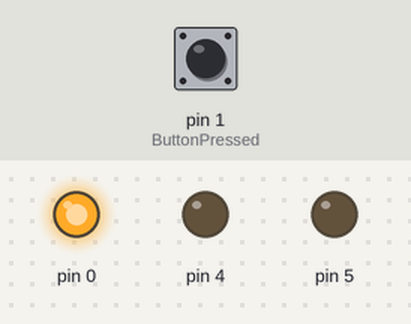
Bench run of a sketch on a simulated Arduino Uno, built with avr-gcc and run on an emulated ATmega328P. Parts: output pins drawn as LEDs (lit = HIGH). Dashed ring = blinking. The inputs (shaded band) are chosen by the test bench; at power-on: pin 1 (ButtonPressed) HIGH.

Above: at 1.2 s.
1.3 s: pin 1 (ButtonPressed) pulled LOW for 0.15 s
At 1.5 s:
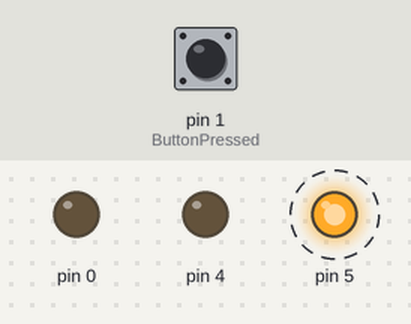
4.3 s: pin 1 (ButtonPressed) pulled LOW for 1 s
At 4.5 s:
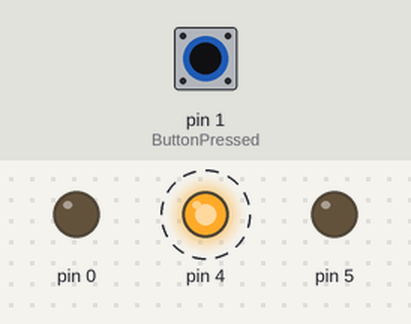
8.2 s: pin 1 (ButtonPressed) pulled LOW for 3.2 s
At 8.5 s:
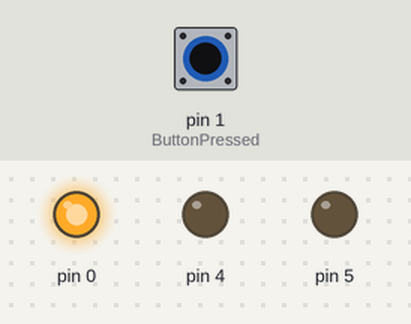
Timing chart, 0 to 11.2 s (numbered marks = the images above; inputs shaded):
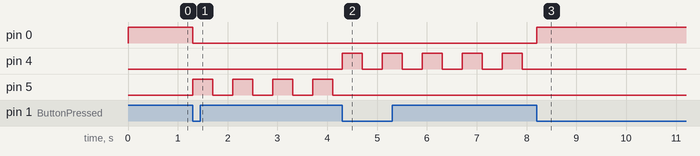

Measured:
- after the input at 1.3 s, pin 0: HIGH → LOW at once; pin 5: alternates HIGH for 0.40 s and LOW for 0.40 s, starting at once
- after the input at 4.3 s, pin 4: alternates HIGH for 0.40 s and LOW for 0.40 s, starting at once; pin 5: stops changing and stays LOW
- after the input at 8.2 s, pin 0: LOW → HIGH at once; pin 4: stops changing and stays LOW

The sketch:

TrafficLight.ino
```cpp
#include <PinChangeInt.h>

volatile uint8_t mode = 0;
volatile uint8_t lightstate = 0;
volatile unsigned long lasttime = 0;
volatile bool buttonPressed = false;
volatile unsigned long lastmicros = 0;

void ModeChange()
{
  mode++;
  if (mode > 2)
  {
    mode = 0;
  }
  lightstate = 0;
  lasttime = millis();
}

void ButtonPressed()
{
  if (digitalRead(1) == LOW)
  {
    buttonPressed = true;
  }
  else
  {
    buttonPressed = false;
  }
}

void setup() {
  pinMode(0, OUTPUT);
  pinMode(1, INPUT_PULLUP);
  pinMode(2, INPUT_PULLUP);
  pinMode(3, INPUT_PULLUP);
  pinMode(4, OUTPUT);
  pinMode(5, OUTPUT);
  attachPinChangeInterrupt(1, ButtonPressed, CHANGE);
}

void normal() {
  unsigned long elapsed = millis() - lasttime;

  if (lightstate == 0) //green
  {
    digitalWrite(0, HIGH);
    digitalWrite(4, LOW);
    digitalWrite(5, LOW);
    if (elapsed > 20000)
    {
      lightstate++;
      lasttime += elapsed;
    }
  }
  else if (lightstate == 1) //yellow
  {
    digitalWrite(0, LOW);
    digitalWrite(4, HIGH);
    digitalWrite(5, LOW);
    if (elapsed > 3000)
    {
      lightstate++;
      lasttime += elapsed;
    }
  }
  else if (lightstate == 2) //red
  {
    digitalWrite(0, LOW);
    digitalWrite(4, LOW);
    digitalWrite(5, HIGH);
    if (elapsed > 15000)
    {
      lightstate = 0;
      lasttime += elapsed;
    }
  }
}

void blinkred() {
  unsigned long elapsed = millis() - lasttime;
  digitalWrite(0, LOW);
  digitalWrite(4, LOW);

  if (lightstate == 0)
  {
    digitalWrite(5, HIGH);
    if (elapsed > 400)
    {
      lightstate = 1;
      lasttime += elapsed;
    }
  }
  else
  {
    digitalWrite(5, LOW);
    if (elapsed > 400)
    {
      lightstate = 0;
      lasttime += elapsed;
    }
  }
}

void blinkyellow() {
  unsigned long elapsed = millis() - lasttime;
  digitalWrite(0, LOW);
  digitalWrite(5, LOW);

  if (lightstate == 0)
  {
    digitalWrite(4, HIGH);
    if (elapsed > 400)
    {
      lightstate = 1;
      lasttime += elapsed;
    }  }
  else
  {
    digitalWrite(4, LOW);
    if (elapsed > 400)
    {
      lightstate = 0;
      lasttime += elapsed;
    }
  }
}

void loop() {
  unsigned long elapsed = micros() - lastmicros;

  if (buttonPressed == true)
  {
    if (elapsed > 200000)
    {
      ModeChange();
      lastmicros += elapsed;
    }
    buttonPressed = false;
  }

  if (mode == 0)
  {
    normal();
  }
  else if (mode == 1)
  {
    blinkred();
  }
  else if (mode == 2)
  {
    blinkyellow();
  }
}
```
